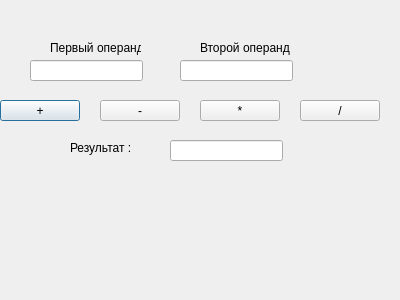
<?xml version="1.0" encoding="UTF-8"?>
<ui version="4.0">
 <class>Dialog</class>
 <widget class="QDialog" name="Dialog">
  <property name="geometry">
   <rect>
    <x>0</x>
    <y>0</y>
    <width>400</width>
    <height>300</height>
   </rect>
  </property>
  <property name="acceptDrops">
   <bool>true</bool>
  </property>
  <property name="windowTitle">
   <string>Calculator</string>
  </property>
  <property name="autoFillBackground">
   <bool>false</bool>
  </property>
  <widget class="QLabel" name="label">
   <property name="geometry">
    <rect>
     <x>50</x>
     <y>40</y>
     <width>91</width>
     <height>16</height>
    </rect>
   </property>
   <property name="text">
    <string>Первый операнд</string>
   </property>
  </widget>
  <widget class="QLabel" name="label_2">
   <property name="geometry">
    <rect>
     <x>200</x>
     <y>40</y>
     <width>91</width>
     <height>16</height>
    </rect>
   </property>
   <property name="text">
    <string>Второй операнд</string>
   </property>
  </widget>
  <widget class="QLineEdit" name="first">
   <property name="geometry">
    <rect>
     <x>30</x>
     <y>60</y>
     <width>113</width>
     <height>21</height>
    </rect>
   </property>
  </widget>
  <widget class="QLineEdit" name="second">
   <property name="geometry">
    <rect>
     <x>180</x>
     <y>60</y>
     <width>113</width>
     <height>21</height>
    </rect>
   </property>
  </widget>
  <widget class="QLabel" name="label_3">
   <property name="geometry">
    <rect>
     <x>70</x>
     <y>140</y>
     <width>71</width>
     <height>16</height>
    </rect>
   </property>
   <property name="text">
    <string>Результат : </string>
   </property>
  </widget>
  <widget class="QLineEdit" name="res">
   <property name="geometry">
    <rect>
     <x>170</x>
     <y>140</y>
     <width>113</width>
     <height>21</height>
    </rect>
   </property>
  </widget>
  <widget class="QPushButton" name="pushButton">
   <property name="geometry">
    <rect>
     <x>0</x>
     <y>100</y>
     <width>80</width>
     <height>21</height>
    </rect>
   </property>
   <property name="text">
    <string>+</string>
   </property>
  </widget>
  <widget class="QPushButton" name="pushButton_2">
   <property name="geometry">
    <rect>
     <x>100</x>
     <y>100</y>
     <width>80</width>
     <height>21</height>
    </rect>
   </property>
   <property name="text">
    <string>-</string>
   </property>
  </widget>
  <widget class="QPushButton" name="pushButton_3">
   <property name="geometry">
    <rect>
     <x>200</x>
     <y>100</y>
     <width>80</width>
     <height>21</height>
    </rect>
   </property>
   <property name="text">
    <string>*</string>
   </property>
  </widget>
  <widget class="QPushButton" name="pushButton_4">
   <property name="geometry">
    <rect>
     <x>300</x>
     <y>100</y>
     <width>80</width>
     <height>21</height>
    </rect>
   </property>
   <property name="text">
    <string>/</string>
   </property>
  </widget>
 </widget>
 <layoutdefault spacing="6" margin="11"/>
 <resources/>
 <connections/>
</ui>
